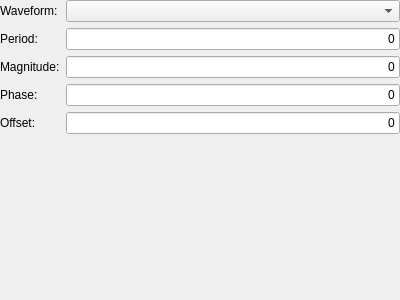
<?xml version="1.0" encoding="UTF-8"?>
<ui version="4.0">
 <class>PeriodicEffectSettings</class>
 <widget class="QWidget" name="PeriodicEffectSettings">
  <property name="geometry">
   <rect>
    <x>0</x>
    <y>0</y>
    <width>400</width>
    <height>300</height>
   </rect>
  </property>
  <property name="sizePolicy">
   <sizepolicy hsizetype="Preferred" vsizetype="Preferred">
    <horstretch>0</horstretch>
    <verstretch>0</verstretch>
   </sizepolicy>
  </property>
  <property name="minimumSize">
   <size>
    <width>400</width>
    <height>300</height>
   </size>
  </property>
  <property name="windowTitle">
   <string>Form</string>
  </property>
  <layout class="QVBoxLayout" name="verticalLayout">
   <property name="leftMargin">
    <number>0</number>
   </property>
   <property name="topMargin">
    <number>0</number>
   </property>
   <property name="rightMargin">
    <number>0</number>
   </property>
   <property name="bottomMargin">
    <number>0</number>
   </property>
   <item>
    <layout class="QFormLayout" name="formLayout">
     <item row="0" column="0">
      <widget class="QLabel" name="ql_waveform">
       <property name="text">
        <string>Waveform:</string>
       </property>
      </widget>
     </item>
     <item row="0" column="1">
      <widget class="QComboBox" name="cbox_waveform">
       <property name="sizePolicy">
        <sizepolicy hsizetype="MinimumExpanding" vsizetype="Fixed">
         <horstretch>0</horstretch>
         <verstretch>0</verstretch>
        </sizepolicy>
       </property>
      </widget>
     </item>
     <item row="1" column="0">
      <widget class="QLabel" name="ql_period">
       <property name="text">
        <string>Period:</string>
       </property>
      </widget>
     </item>
     <item row="1" column="1">
      <widget class="QLineEdit" name="qle_period">
       <property name="text">
        <string>0</string>
       </property>
       <property name="alignment">
        <set>Qt::AlignRight|Qt::AlignTrailing|Qt::AlignVCenter</set>
       </property>
      </widget>
     </item>
     <item row="2" column="0">
      <widget class="QLabel" name="ql_magnitude">
       <property name="text">
        <string>Magnitude:</string>
       </property>
      </widget>
     </item>
     <item row="2" column="1">
      <widget class="QLineEdit" name="qle_magnitude">
       <property name="text">
        <string>0</string>
       </property>
       <property name="alignment">
        <set>Qt::AlignRight|Qt::AlignTrailing|Qt::AlignVCenter</set>
       </property>
      </widget>
     </item>
     <item row="3" column="0">
      <widget class="QLabel" name="ql_phase">
       <property name="text">
        <string>Phase:</string>
       </property>
      </widget>
     </item>
     <item row="3" column="1">
      <widget class="QLineEdit" name="qle_phase">
       <property name="text">
        <string>0</string>
       </property>
       <property name="alignment">
        <set>Qt::AlignRight|Qt::AlignTrailing|Qt::AlignVCenter</set>
       </property>
      </widget>
     </item>
     <item row="4" column="0">
      <widget class="QLabel" name="ql_offset">
       <property name="text">
        <string>Offset:</string>
       </property>
      </widget>
     </item>
     <item row="4" column="1">
      <widget class="QLineEdit" name="qle_offset">
       <property name="text">
        <string>0</string>
       </property>
       <property name="alignment">
        <set>Qt::AlignRight|Qt::AlignTrailing|Qt::AlignVCenter</set>
       </property>
      </widget>
     </item>
    </layout>
   </item>
   <item>
    <widget class="EnvelopeSettings" name="qwid_envelope" native="true"/>
   </item>
  </layout>
 </widget>
 <customwidgets>
  <customwidget>
   <class>EnvelopeSettings</class>
   <extends>QWidget</extends>
   <header>envelopesettings.h</header>
   <container>1</container>
  </customwidget>
 </customwidgets>
 <resources/>
 <connections/>
</ui>
